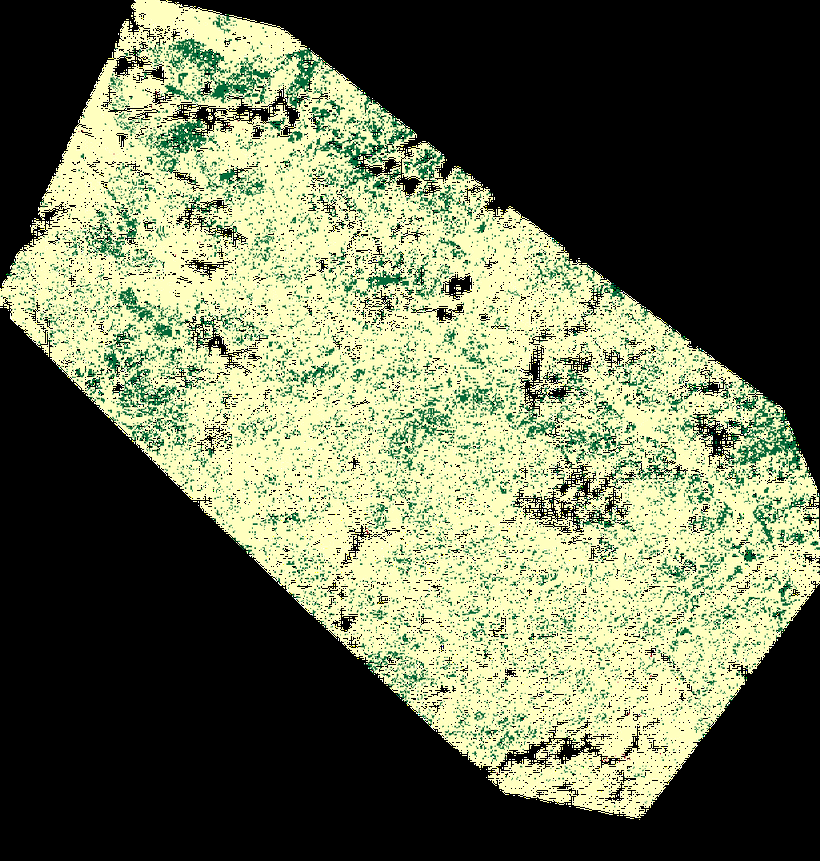
#> input picture data/Result_300.png, 820 x 861 px, shrunk from 1025 x 1076 before the run, found by its file name
$ python process_map.py
#> lines starting #> are read from the running program, lines starting #| are printed output that depends on the picture
from sklearn.cluster import KMeans
import cv2
import numpy as np
import pandas as pd
import random
import matplotlib.pyplot as plt
import planning
import sys

class Pathplanning:
    def __init__(self, map_png, facilities_png,output_file, ascending_gradient=True, scale_factor=10):  # smaller pixel size means smoother line results  # dijkstra for computational purposes
        # declare parameters
#> called with facilities_png = '', ascending_gradient = True, scale_factor = 20
        self.mapdata = []  # initiate not numpy array yet
        self.img = cv2.imread(map_png, 0) # 0 means view as grayscale
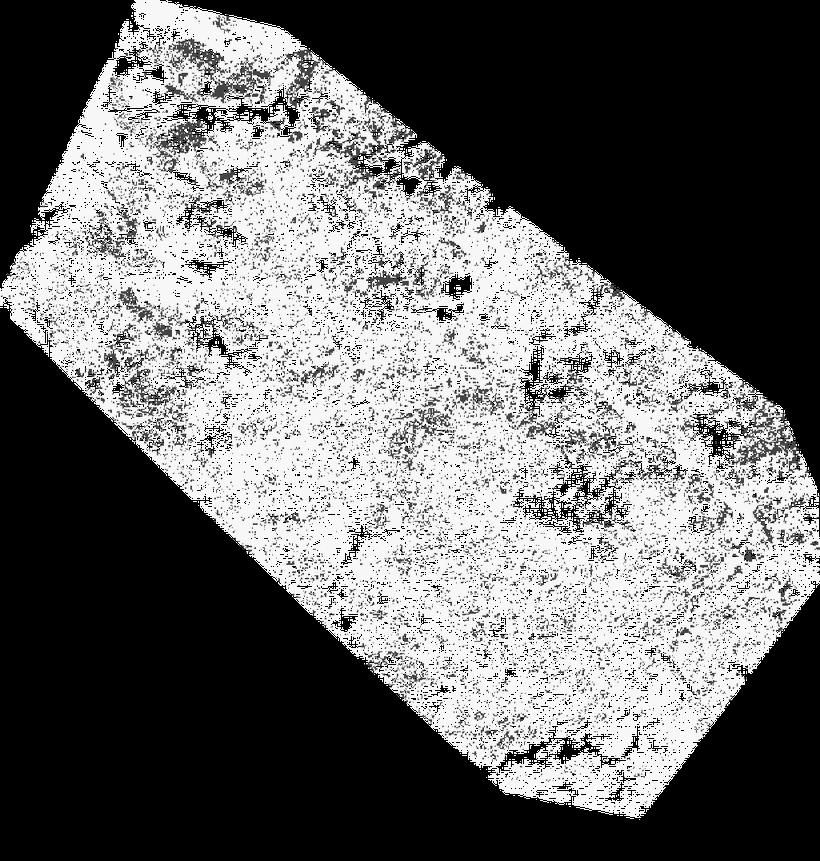
#> self.img: shape (861, 820); min 0, max 255, mean 105
        self.img = np.array(self.img)
        if facilities_png == "": # if no facilities png is provided, then manually place facilities
            self.facil_mask = None
        else:
            self.facil_mask = cv2.imread(facilities_png, 0)
        self.weights = []   # corresponding pixel val to weights
        self.ascending_gradient = ascending_gradient # signify that darker colors have higher weights
        self.scale_factor = scale_factor
        self.output_file = output_file

        # undeclared variables
        self.width, self.height = 0,0
        self.new_canvas = []   # for accessing canvas --> img[height][width] <-- [y][x]
        self.facility_nodes = {} # store nodes as Hashmap for faster computation
        self.facility_coords = [] # for easier acess in gen map   /// (x, y)
        self.weights_legend = {} # stores cost
        self.facilities_arr = {'x':[], 'y':[]} # for plotting
        self.routes = {}

    def run(self):
        # create new map to store routes
        self.preprocess()
        # place facilities (nodes in graph)
        self.determine_nodes()
        # generate routes between facilities
        self.gen_graph()
        # generate new image with routes
        self.gen_new_img()
        self.show_res()
        # export routes to png using cv2
        self.export_routes()


    def preprocess(self):
        # mark boundaries
        self.width = len(self.img[0])
#> self.width = 820
        self.height = len(self.img)
#> self.height = 861
        # print(len(self.facil_mask[0]))  ## make sure two png are the same dim
        # print(len(self.facil_mask))
        print('dimensions: ',self.width, self.height)
#| dimensions:  820 861
        self.new_canvas = [[0]*self.width]*self.height
#> self.new_canvas = 861 items
        self.new_canvas = np.array(self.new_canvas)
#> self.new_canvas: shape (861, 820) int64; every value is 0

        # record values in ascending_gradient order (True means small to large, False means otherwise)
        pix_val = [] # 0 is un accountable --> [0, pix1, pix2] --> [0, weight1, weight2]
        for line in self.img:
            for pix in line:
                if pix not in pix_val:
                    pix_val.append(pix)
#> after the loop, pix_val = 256 values, max 255 at index 1, min 0 at index 0, mean 127.5

        if self.ascending_gradient == False:
            pix_val.sort(reverse=True)
            pix_val = pix_val[:-1]
        else:
            pix_val.sort()
            pix_val = pix_val[1:]
#> pix_val = 255 values from 1 to 255


        self.weights = list(range(1,len(pix_val)+1))
#> self.weights = 255 values from 1 to 255
        #connect weight legend
        print(f'max_pix_val {max(self.weights)}')
#| max_pix_val 255
        self.weights_legend[0] = max(self.weights)+1
        for index,uniq_val in enumerate(pix_val):
            self.weights_legend[uniq_val] = self.weights[index]
#> after the loop, self.weights_legend = 256 items

        print('weight legend: ', self.weights_legend)
#> (printed output is left out)

        #create new imagery with re-evaluated weights
        for y, x in np.ndindex(self.img.shape):
            key_val = self.img[y][x]
            self.new_canvas[y][x] = self.weights_legend[key_val]
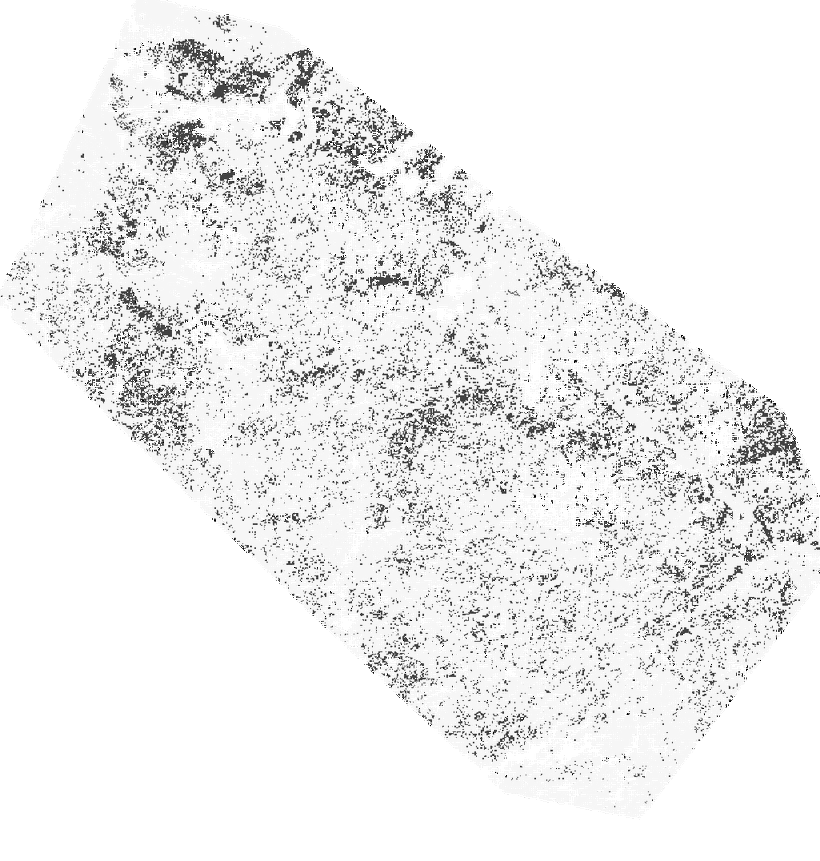
#> self.new_canvas: shape (861, 820) int64; min 1, max 256, mean 239.9; drawn with min black and max white

        print('new canvas: ', self.new_canvas)
#> (printed output is left out)


    def determine_nodes(self):
        '''
        calculate centroids from facilities img and
        place them into new_canvas
        '''
        ''' cluster pixels with value of 255 in self.facil_mask into centroids'''
        if self.facil_mask is not None:
            # find all the pixels with value of 255
            for y in range(len(self.facil_mask)):
                for x in range(len(self.facil_mask[0])):
                    if self.facil_mask[y][x] == 255:
                        self.facility_coords.append((x,y))
            plt.imshow(self.facil_mask)
            plt.show()

            # cluster all points in self.facility_coords into centroids (using k-means)
            kmeans = KMeans(n_clusters=10, random_state=0).fit(self.facility_coords)
            centroids = kmeans.cluster_centers_
            print('centroids: ', centroids)
            #round centroids to nearest int and store in self.facility_coords
            self.facility_coords = []

            # go through all coordinates in self.facility_coords and change the pixel value in self.facilmask to 255 on those coordinates while other pixels are 0
            for coord in centroids:
                x,y = int(coord[0]), int(coord[1])
                self.facility_coords.append((x,y))

            print('facility coords: ', self.facility_coords)
            #for each coordinate in self.facility_coords, put x,y into self.facility_arr
            for coord in self.facility_coords:
                x,y = coord[0], coord[1]
                self.facilities_arr['x'].append(x)
                self.facilities_arr['y'].append(y)

        # manually place facilities if no facility image is given
        else:
            plt.imshow(self.new_canvas, cmap='gray')#,cmap='gray')
            plt.show()
            print('no facilities png provided, manually place facilities')
            print(f'Please place facilities on the map within the boundaries of {self.width} and {self.height}')
#| Please place facilities on the map within the boundaries of 820 and 861
#> (the run stopped early here; a loop or call above may not have finished)

$ run again, with data/Result_700.png copied over data/Result_300.png
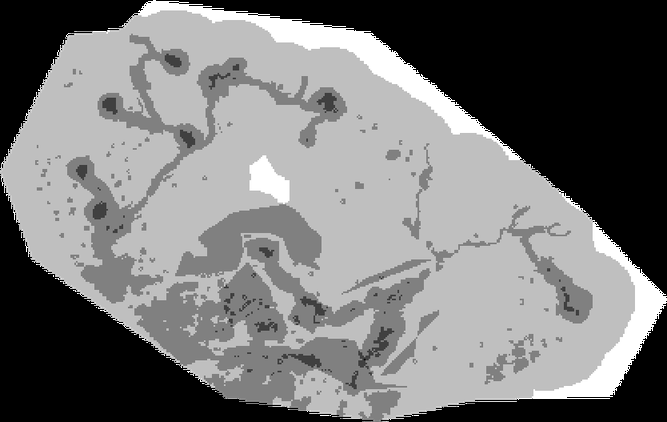
#> input picture data/Result_700.png, 667 x 422 px, shrunk from 834 x 527 before the run, found by its file name
#> in __init__, self.img is the input picture: shape (422, 667); min 0, max 255, mean 119.2
#> self.width = 667
#> self.height = 422
#| dimensions:  667 422
#> in preprocess, `self.new_canvas = [[0]*self.width]*self.height`: self.new_canvas = 422 items
#> after the loop in preprocess, `for line in self.img:`: pix_val = 219 values, max 255 at index 1, min 0 at index 0, mean 145.7
#> in preprocess, `pix_val = pix_val[1:]`: pix_val = 218 values from 24 to 255
#> self.weights = 218 values from 1 to 218
#| max_pix_val 218
#> the loop in preprocess, `for index,uniq_val in enumerate(pix_val):` made 218 passes
#> uniq_val on passes 1 to 3: 24, 35, 37
#> after the loop in preprocess, `for index,uniq_val in enumerate(pix_val):`: self.weights_legend = 219 items
#> (printed output is left out)
#> after the loop in preprocess, `for y, x in np.ndindex(self.img.shape):`:
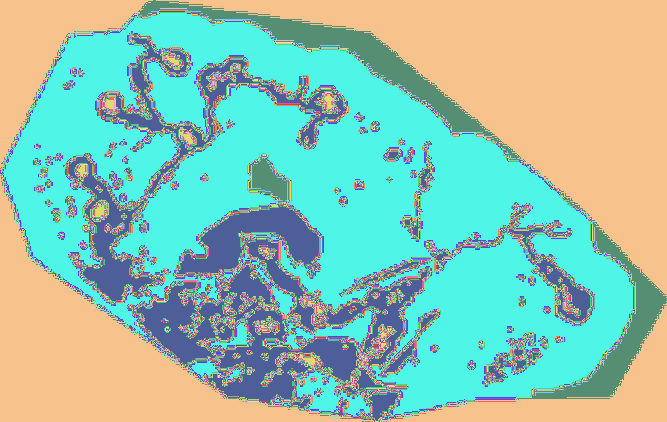
#> self.new_canvas: shape (422, 667) int64; 219 distinct labels, from 1 to 219; one colour per label, 0 black
#> (printed output is left out)
#| Please place facilities on the map within the boundaries of 667 and 422
